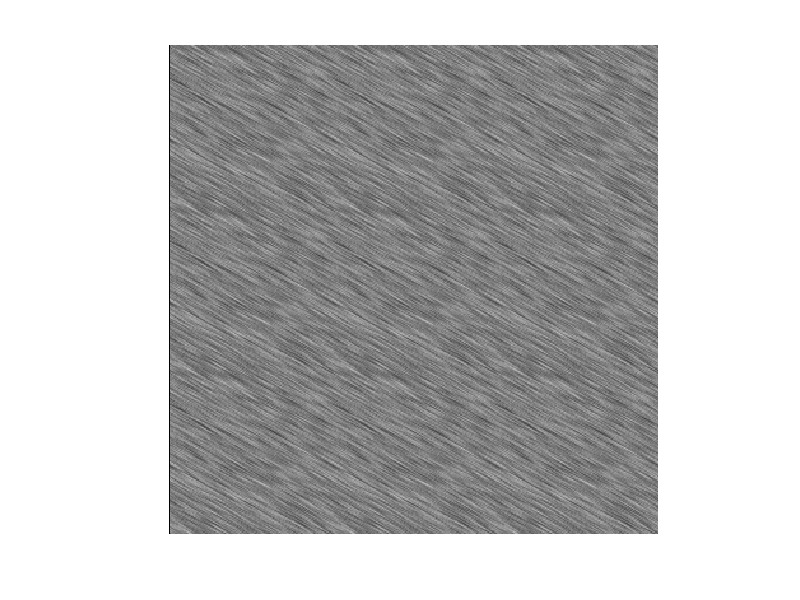

Write the MATLAB code that produced this figure.
function [grain_im,theta] = create_grain_repeat(sig,theta,imsize)

if nargin<1,	sig = 5; end
if nargin<2,	theta = 180*rand; end
if nargin<3,	imsize = 128; end

% create 1D filter
x = -3*sig:3*sig;
if sig>0
	g = exp(-0.5*(x.*x)./(sig.*sig)); g = g/sum(g);
else
	g = zeros(size(x)); g(3*sig+1) = 1;
end

theta

% rotate 1D filter to 2D
g2 = zeros(length(x),length(x));
g2(3*sig+1,:) = g;
g2 = imrotate(g2,theta);

% create test image and filter it
a  = 255*rand(imsize,imsize);
a  = repmat(a,[3,3]);
a2 = conv2(a, g2, 'valid');
a2 = a2(1:imsize, 1:imsize);
a2 = repmat(a2, [3,3]);

% return fixed size image
grain_im = uint8(a2);

if nargout==0
	figure; imshow(grain_im);
	clear grain_im theta;
end